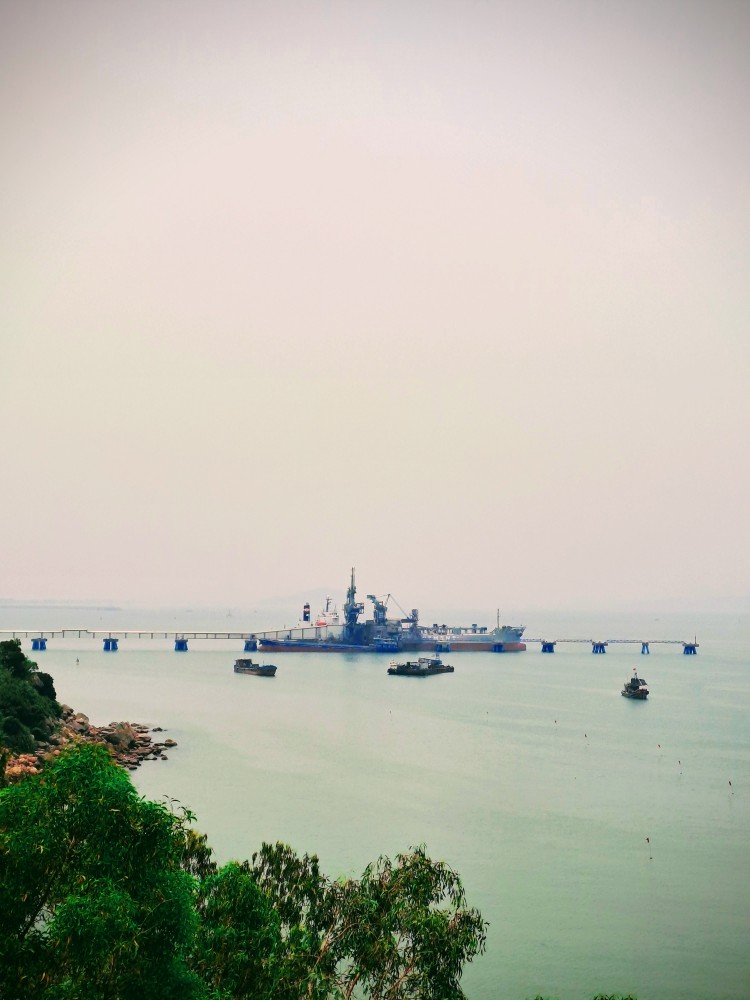
#> input picture biển - Copy (2).jpg, 3000 x 4000 px (shown at 1/4 size); its folder holds only this picture in this run
$ python main.py
#> lines starting #> are read from the running program, lines starting #| are printed output that depends on the picture
import os
import sys

from PIL import Image

def clear_screen():
    """Clear the screen depending on the operating system"""
    os.system('cls' if os.name == 'nt' else 'clear')

def layTenFile():
    # Yêu cầu người dùng nhập đường dẫn và kiểm tra tính hợp lệ
    while True:
        directory = input("Enter directory path (or press Enter to use the current directory): ").strip()
        if not directory:
            directory = "."  # Mặc định là thư mục hiện tại nếu không nhập gì
        if os.path.isdir(directory):
            break
        else:
            print("Directory path invalue. Try again")
#> this loop made 1 pass; the answer given on pass 1: .

    # Lấy danh sách file .jpg
    filenames = [os.path.join(directory, file) for file in os.listdir(directory) if file.endswith(".jpg")]
    if not filenames:
        print("No file .jpg in this folder")
        return None

    clear_screen()
    print("Choose a file you want to use: ")
    for i, filename in enumerate(filenames):
        print(f"{i + 1}. {os.path.basename(filename)}")
    print("0. EXIT")

    # Get user's file selection
    while True:
        your_choice = input("Enter your choice: ").strip()
        if your_choice == "0":
            clear_screen()
            sys.exit()
        elif your_choice not in map(str, range(1, len(filenames) + 1)):
            print("Invalid choice, please try again.")
            input("Press Enter to continue...")
            continue
        else:
            clear_screen()
            chosen_file = filenames[int(your_choice) - 1]
            print("You are using the file:", os.path.basename(chosen_file))
            return chosen_file

def main():
    while(True):
        clear_screen()
        chosen_file = layTenFile()

        if chosen_file is not None:
            try:
                # Mở ảnh
                image = Image.open(chosen_file)
#> image is the input picture: PIL image 3000x4000 RGB; mean R, G, B 185.9, 185.4, 172.9


                # Chuyển ảnh thành ASCII
                img = image.resize((100, 50))  # Resize ảnh
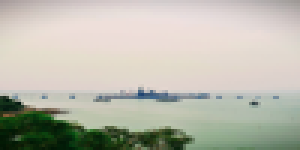
#> img: PIL image 100x50 RGB (shown 3 times larger); mean R, G, B 185.9, 185.4, 172.9
                img = img.convert("L")  # Chuyển ảnh sang thang độ xám
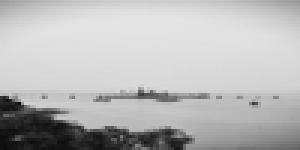
#> img: PIL image 100x50 L (shown 3 times larger); min 13, max 228, mean 184.2

                # Chuyển từng pixel thành ký tự ASCII
                chars = ["@", "#", "S", "%", "?", "*", "+", ";", ":", ",", "."]
                ascii_str = ""
                for pixel in img.getdata():
                    ascii_str += chars[pixel // 25]  # Đổi pixel thành ký tự ASCII
#> this loop made 5000 passes
#> (pixel, ascii_str) on passes 1 to 3: (157, '+'), (160, '++'), (161, '+++')

                # Chia thành hàng và in ra màn hình
                ascii_str = "\n".join([ascii_str[i:i + 100] for i in range(0, len(ascii_str), 100)])
                print(ascii_str)

            except Exception as e:
                print("ERROR", e)
        else:
            print("Author: ledangquangdangquang.")
        input("Press Enter to continue...")

# Thực thi hàm main nếu đây là chương trình chính
if __name__ == "__main__":
#> (the run stopped early here; a loop or call above may not have finished)
